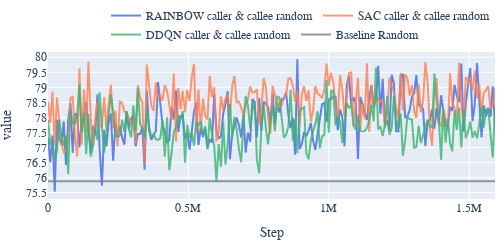
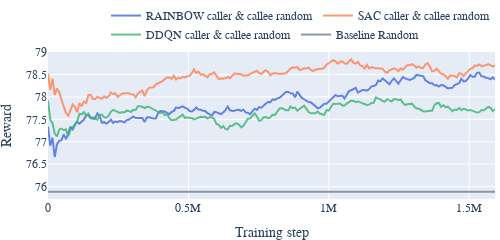

The cell these charts' notebook holds for them, in order:
### Code cell
df_caller = pd.read_csv('./milestone_caller.csv')
df_caller['Baseline Random'] = 75.887
ys_caller = ['RAINBOW caller & callee random', 'SAC caller & callee random',  'DDQN caller & callee random', 'Baseline Random']
prepare_graphs(df_caller, 'caller', ys_caller)

### Figure 1 — Plotly figure (JSON) as saved in the notebook; plotly's stock layout.template omitted (floating-point values rounded to 4 significant figures; data arrays with more than 128 entries replaced by an {"elided": "..."} marker saying what was removed)
{"data": [{"hovertemplate": "variable=RAINBOW caller & callee random<br>Step=%{x}<br>value=%{y}<extra></extra>", "legendgroup": "RAINBOW caller & callee random", "line": {"color": "royalblue", "dash": "solid"}, "marker": {"symbol": "circle"}, "mode": "lines", "name": "RAINBOW caller & callee random", "opacity": 0.8, "orientation": "v", "showlegend": true, "type": "scatter", "x": {"elided": "200 int values"}, "xaxis": "x", "y": {"elided": "200 float values"}, "yaxis": "y"}, {"hovertemplate": "variable=SAC caller & callee random<br>Step=%{x}<br>value=%{y}<extra></extra>", "legendgroup": "SAC caller & callee random", "line": {"color": "coral", "dash": "solid"}, "marker": {"symbol": "circle"}, "mode": "lines", "name": "SAC caller & callee random", "opacity": 0.8, "orientation": "v", "showlegend": true, "type": "scatter", "x": {"elided": "200 int values"}, "xaxis": "x", "y": {"elided": "200 float values"}, "yaxis": "y"}, {"hovertemplate": "variable=DDQN caller & callee random<br>Step=%{x}<br>value=%{y}<extra></extra>", "legendgroup": "DDQN caller & callee random", "line": {"color": "mediumseagreen", "dash": "solid"}, "marker": {"symbol": "circle"}, "mode": "lines", "name": "DDQN caller & callee random", "opacity": 0.8, "orientation": "v", "showlegend": true, "type": "scatter", "x": {"elided": "200 int values"}, "xaxis": "x", "y": {"elided": "200 float values"}, "yaxis": "y"}, {"hovertemplate": "variable=Baseline Random<br>Step=%{x}<br>value=%{y}<extra></extra>", "legendgroup": "Baseline Random", "line": {"color": "slategray", "dash": "solid"}, "marker": {"symbol": "circle"}, "mode": "lines", "name": "Baseline Random", "opacity": 0.8, "orientation": "v", "showlegend": true, "type": "scatter", "x": {"elided": "200 int values"}, "xaxis": "x", "y": {"elided": "200 float values"}, "yaxis": "y"}], "layout": {"font": {"family": "Serif", "size": 12}, "height": 200, "legend": {"orientation": "h", "title": {"text": ""}, "tracegroupgap": 0, "x": 1, "xanchor": "right", "y": 1.02, "yanchor": "bottom"}, "margin": {"b": 1, "l": 5, "r": 5, "t": 1}, "showlegend": true, "title": {"text": ""}, "width": 500, "xaxis": {"anchor": "y", "domain": [0, 1], "title": {"text": "Step"}}, "yaxis": {"anchor": "x", "domain": [0, 1], "nticks": 10, "title": {"text": "value"}}}}

### Figure 2 — Plotly figure (JSON) as saved in the notebook; plotly's stock layout.template omitted (floating-point values rounded to 4 significant figures; data arrays with more than 128 entries replaced by an {"elided": "..."} marker saying what was removed)
{"data": [{"hovertemplate": "<b>Exponentially Weighted mean trendline</b><br><br>variable=RAINBOW caller & callee random<br>Step=%{x}<br>value=%{y} <b>(trend)</b><extra></extra>", "legendgroup": "RAINBOW caller & callee random", "marker": {"color": "royalblue", "symbol": "circle"}, "mode": "lines", "name": "RAINBOW caller & callee random", "opacity": 0.8, "showlegend": true, "type": "scatter", "x": {"elided": "200 int values"}, "xaxis": "x", "y": {"elided": "200 float values"}, "yaxis": "y"}, {"hovertemplate": "<b>Exponentially Weighted mean trendline</b><br><br>variable=SAC caller & callee random<br>Step=%{x}<br>value=%{y} <b>(trend)</b><extra></extra>", "legendgroup": "SAC caller & callee random", "marker": {"color": "coral", "symbol": "circle"}, "mode": "lines", "name": "SAC caller & callee random", "opacity": 0.8, "showlegend": true, "type": "scatter", "x": {"elided": "200 int values"}, "xaxis": "x", "y": {"elided": "200 float values"}, "yaxis": "y"}, {"hovertemplate": "<b>Exponentially Weighted mean trendline</b><br><br>variable=DDQN caller & callee random<br>Step=%{x}<br>value=%{y} <b>(trend)</b><extra></extra>", "legendgroup": "DDQN caller & callee random", "marker": {"color": "mediumseagreen", "symbol": "circle"}, "mode": "lines", "name": "DDQN caller & callee random", "opacity": 0.8, "showlegend": true, "type": "scatter", "x": {"elided": "200 int values"}, "xaxis": "x", "y": {"elided": "200 float values"}, "yaxis": "y"}, {"hovertemplate": "<b>Exponentially Weighted mean trendline</b><br><br>variable=Baseline Random<br>Step=%{x}<br>value=%{y} <b>(trend)</b><extra></extra>", "legendgroup": "Baseline Random", "marker": {"color": "slategray", "symbol": "circle"}, "mode": "lines", "name": "Baseline Random", "opacity": 0.8, "showlegend": true, "type": "scatter", "x": {"elided": "200 int values"}, "xaxis": "x", "y": {"elided": "200 float values"}, "yaxis": "y"}], "layout": {"font": {"family": "Serif", "size": 12}, "height": 200, "legend": {"orientation": "h", "title": {"text": ""}, "tracegroupgap": 0, "x": 1, "xanchor": "right", "y": 1.02, "yanchor": "bottom"}, "margin": {"b": 1, "l": 5, "r": 5, "t": 1}, "showlegend": true, "title": {"text": ""}, "width": 500, "xaxis": {"anchor": "y", "domain": [0, 1], "title": {"text": "Training step"}}, "yaxis": {"anchor": "x", "domain": [0, 1], "nticks": 10, "title": {"text": "Reward"}}}}
